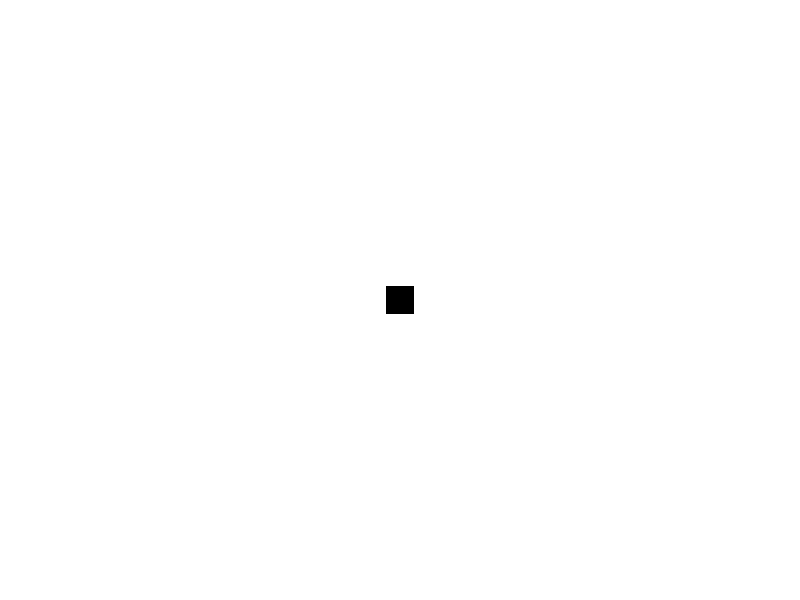

Recreate this plot in R.
f <- 'icon1.bmp'
width <- 30
height <- 30
bmp(f, width = width, height = height, bg = 'transparent', type = 'cairo')
par(mar=c(0,0,0,0))
plot(.5, .5, pch = 15, col = 'black', cex = min(width, height) / 8,
     bty = 'n', axes = FALSE, ylab = '', xlab = '', type = 'p')
dev.off()



